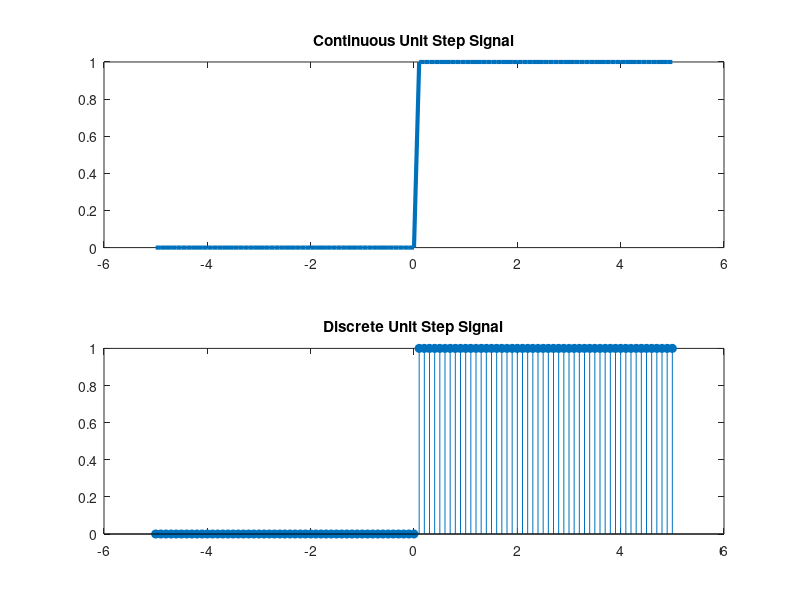

MATLAB code to generate this figure:
x = [-5:0.1:5];
y = [];
for (a=x)
    if(a>0)
        y(end+1)=1;
    else
        y(end+1)=0;
    end
end
subplot(2,1,1)
plot(x,y,'linewidth',3);
title('Continuous Unit Step Signal');
subplot(2,1,2)
stem(x,y,'filled');
title('Discrete Unit Step Signal');